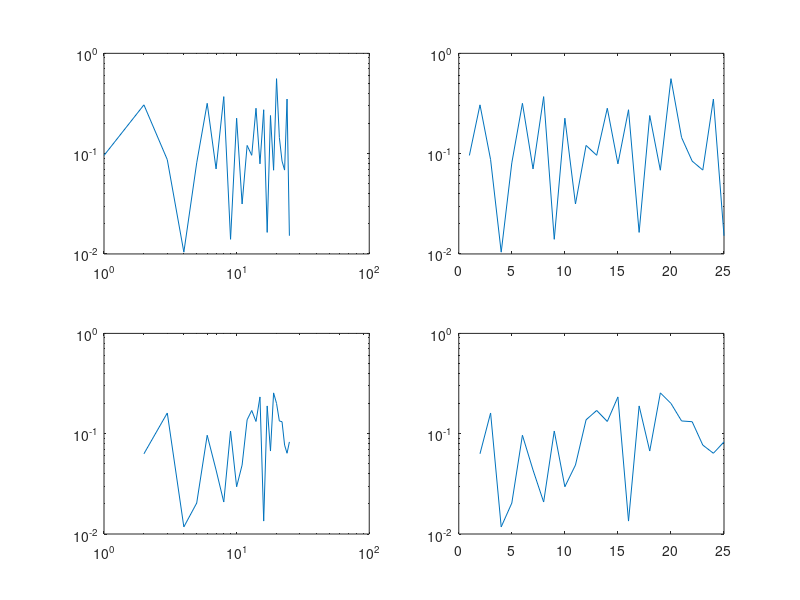

Reproduce this figure in MATLAB.
% calculation of effective floquet Hamiltonian of transverse Ising model
% with alternating transverse field

clear;
clc;
format long
tic;

%% paramter

L = 50;
J = -1;
g1 = 2;
g2 = -2;
% k = (2/L:2/L:1)';
k = (1/L:2/L:(L-1)/L)';
x = (0:L)';
xx = (1:L)';
% dt = 5*pi/sqrt(2);
% dt = 5*pi/2;
dt = 20;
t0 = 0.5*dt;

%% constructing evolution operator
ck = cospi(k);
sk = sinpi(k);
fact = sqrt(g1^2+J^2+2*g1*J*ck);
sf = sin(2*fact*t0)./fact;

expHkp_11 = cos(2*t0*fact) - 1i*(g1+J*ck).*sf;
expHkp_22 = conj(expHkp_11);
expHkp_12 = -J*sk.*sf;
expHkp_21 = -expHkp_12;

fact = sqrt(g2^2+J^2+2*g2*J*ck);
sf = sin(2*fact*dt)./fact;

expHkm_11 = cos(2*dt*fact) - 1i*(g2+J*ck).*sf;
expHkm_22 = conj(expHkm_11);
expHkm_12 = -J*sk.*sf;
expHkm_21 = -expHkm_12;

fact = sqrt(g1^2+J^2+2*g1*J*ck);
sf = sin(2*fact*(dt-t0))./fact;

expHk2_11 = cos(2*(dt-t0)*fact) - 1i*(g1+J*ck).*sf;
expHk2_22 = conj(expHk2_11);
expHk2_12 = -J*sk.*sf;
expHk2_21 = -expHk2_12;

expH_11 = expHkm_11.*expHkp_11 + expHkm_12.*expHkp_21;
expH_12 = expHkm_11.*expHkp_12 + expHkm_12.*expHkp_22;
expH_21 = expHkm_21.*expHkp_11 + expHkm_22.*expHkp_21;
expH_22 = expHkm_21.*expHkp_12 + expHkm_22.*expHkp_22;

expH_11 = expHk2_11.*expH_11 + expHk2_12.*expH_21;
expH_12 = expHk2_11.*expH_12 + expHk2_12.*expH_22;
expH_21 = expHk2_21.*expH_11 + expHk2_22.*expH_21;
expH_22 = expHk2_21.*expH_12 + expHk2_22.*expH_22;

a = real(expH_11);
b = imag(expH_11);
c = real(expH_12);
d = imag(expH_12);
fact = sqrt(b.^2 + c.^2 + d.^2);

H_eff_11 = 1i*((fact-b).*log(a-1i*fact) + (fact+b).*log(a+1i*fact))./(2*fact);
% H_eff_22 = ((fact+b).*log(a-1i*fact) + (fact-b).*log(a+1i*fact))./(2*fact)/(2*T);
H_eff_22 = -H_eff_11;
H_eff_12 = -(c+d*1i).*(log(a-1i*fact)-log(a+1i*fact))./(2*fact);
H_eff_21 = conj(H_eff_12);

Hop_space = 2*(cos(x*k'*pi)*H_eff_11)/L;
Gen_space = -2i*(sin(x*k'*pi)*H_eff_12)/L;

order = sum(abs(Hop_space(1:L/2).*(1:L/2)'))/sum(abs(Hop_space(1:L/2)));
[~,peak] = max(abs(Hop_space(1:L/2)));

ftitle = strcat('L = ', num2str(L),', g1 = ', num2str(g1),', g2 = ', num2str(g2),', dt = ', num2str(dt),', t0 = ', num2str(t0));
figure('Name',ftitle);
set(gcf, 'position', [250 70 1400 900]);
subplot(2,2,1)
loglog(1:L/2,abs(Hop_space(1:L/2)))
subplot(2,2,2)
semilogy(1:L/2,abs(Hop_space(1:L/2)))
subplot(2,2,3)
loglog(1:L/2,abs(Gen_space(1:L/2)))
subplot(2,2,4)
semilogy(1:L/2,abs(Gen_space(1:L/2)))

fit_x = peak-1:L/2;
fit_y = abs(Hop_space(peak:L/2+1))';

toc;